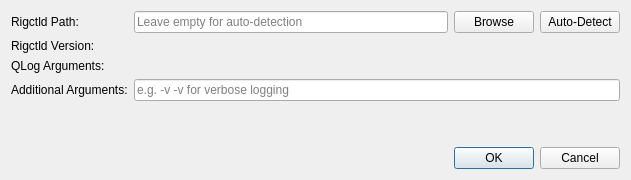
<?xml version="1.0" encoding="UTF-8"?>
<ui version="4.0">
 <class>RigctldAdvancedDialog</class>
 <widget class="QDialog" name="RigctldAdvancedDialog">
  <property name="geometry">
   <rect>
    <x>0</x>
    <y>0</y>
    <width>631</width>
    <height>180</height>
   </rect>
  </property>
  <property name="windowTitle">
   <string>Rigctld Advanced Settings</string>
  </property>
  <layout class="QVBoxLayout" name="verticalLayout">
   <item>
    <layout class="QFormLayout" name="formLayout">
     <item row="0" column="0">
      <widget class="QLabel" name="pathLabel">
       <property name="text">
        <string>Rigctld Path:</string>
       </property>
      </widget>
     </item>
     <item row="0" column="1">
      <layout class="QHBoxLayout" name="pathLayout">
       <item>
        <widget class="QLineEdit" name="pathEdit">
         <property name="placeholderText">
          <string>Leave empty for auto-detection</string>
         </property>
         <property name="clearButtonEnabled">
          <bool>true</bool>
         </property>
        </widget>
       </item>
       <item>
        <widget class="QPushButton" name="browseButton">
         <property name="sizePolicy">
          <sizepolicy hsizetype="Minimum" vsizetype="Preferred">
           <horstretch>0</horstretch>
           <verstretch>0</verstretch>
          </sizepolicy>
         </property>
         <property name="text">
          <string>Browse</string>
         </property>
         <property name="icon">
          <iconset theme="folder-open">
           <normaloff>.</normaloff>.</iconset>
         </property>
        </widget>
       </item>
       <item>
        <widget class="QPushButton" name="autoButton">
         <property name="sizePolicy">
          <sizepolicy hsizetype="Preferred" vsizetype="Fixed">
           <horstretch>0</horstretch>
           <verstretch>0</verstretch>
          </sizepolicy>
         </property>
         <property name="toolTip">
          <string>Auto-detect Rigctld path</string>
         </property>
         <property name="text">
          <string>Auto-Detect</string>
         </property>
        </widget>
       </item>
      </layout>
     </item>
     <item row="1" column="0">
      <widget class="QLabel" name="versionLabel">
       <property name="text">
        <string>Rigctld Version:</string>
       </property>
      </widget>
     </item>
     <item row="1" column="1">
      <widget class="QLabel" name="versionValueLabel">
       <property name="text">
        <string/>
       </property>
      </widget>
     </item>
     <item row="2" column="0">
      <widget class="QLabel" name="qlogArgsLabel">
       <property name="text">
        <string>QLog Arguments:</string>
       </property>
      </widget>
     </item>
     <item row="2" column="1">
      <widget class="QLabel" name="qlogArgsValueLabel">
       <property name="sizePolicy">
        <sizepolicy hsizetype="Ignored" vsizetype="Preferred">
         <horstretch>0</horstretch>
         <verstretch>0</verstretch>
        </sizepolicy>
       </property>
       <property name="text">
        <string/>
       </property>
       <property name="textInteractionFlags">
        <set>Qt::TextSelectableByMouse</set>
       </property>
       <property name="wordWrap">
        <bool>true</bool>
       </property>
      </widget>
     </item>
     <item row="3" column="0">
      <widget class="QLabel" name="argsLabel">
       <property name="text">
        <string>Additional Arguments:</string>
       </property>
      </widget>
     </item>
     <item row="3" column="1">
      <widget class="QLineEdit" name="argsEdit">
       <property name="placeholderText">
        <string>e.g. -v -v for verbose logging</string>
       </property>
       <property name="clearButtonEnabled">
        <bool>true</bool>
       </property>
      </widget>
     </item>
    </layout>
   </item>
   <item>
    <spacer name="verticalSpacer">
     <property name="orientation">
      <enum>Qt::Vertical</enum>
     </property>
     <property name="sizeHint" stdset="0">
      <size>
       <width>20</width>
       <height>10</height>
      </size>
     </property>
    </spacer>
   </item>
   <item>
    <widget class="QDialogButtonBox" name="buttonBox">
     <property name="orientation">
      <enum>Qt::Horizontal</enum>
     </property>
     <property name="standardButtons">
      <set>QDialogButtonBox::Cancel|QDialogButtonBox::Ok</set>
     </property>
    </widget>
   </item>
  </layout>
 </widget>
 <resources/>
 <connections>
  <connection>
   <sender>buttonBox</sender>
   <signal>accepted()</signal>
   <receiver>RigctldAdvancedDialog</receiver>
   <slot>accept()</slot>
   <hints>
    <hint type="sourcelabel">
     <x>248</x>
     <y>254</y>
    </hint>
    <hint type="destinationlabel">
     <x>157</x>
     <y>274</y>
    </hint>
   </hints>
  </connection>
  <connection>
   <sender>buttonBox</sender>
   <signal>rejected()</signal>
   <receiver>RigctldAdvancedDialog</receiver>
   <slot>reject()</slot>
   <hints>
    <hint type="sourcelabel">
     <x>316</x>
     <y>260</y>
    </hint>
    <hint type="destinationlabel">
     <x>286</x>
     <y>274</y>
    </hint>
   </hints>
  </connection>
  <connection>
   <sender>autoButton</sender>
   <signal>clicked()</signal>
   <receiver>RigctldAdvancedDialog</receiver>
   <slot>autoDetectPath()</slot>
   <hints>
    <hint type="sourcelabel">
     <x>474</x>
     <y>24</y>
    </hint>
    <hint type="destinationlabel">
     <x>273</x>
     <y>61</y>
    </hint>
   </hints>
  </connection>
  <connection>
   <sender>browseButton</sender>
   <signal>clicked()</signal>
   <receiver>RigctldAdvancedDialog</receiver>
   <slot>browsePath()</slot>
   <hints>
    <hint type="sourcelabel">
     <x>520</x>
     <y>24</y>
    </hint>
    <hint type="destinationlabel">
     <x>273</x>
     <y>61</y>
    </hint>
   </hints>
  </connection>
 </connections>
 <slots>
  <slot>autoDetectPath()</slot>
  <slot>browsePath()</slot>
 </slots>
</ui>
